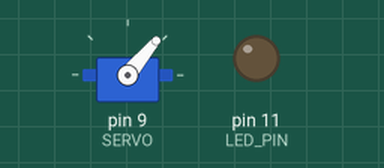
A sketch run on a simulated Arduino Uno, built with avr-gcc and run on an emulated ATmega328P. Shown: servo, output pins drawn as LEDs (lit = HIGH).

Above: at 0.15 s.
At 8.63 s:
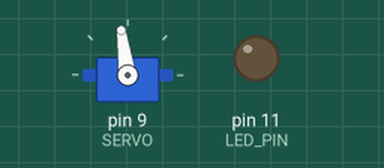
At 16.2 s:
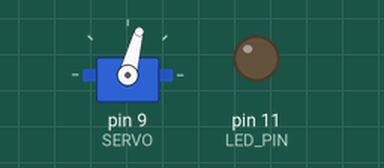
At 32.56 s:
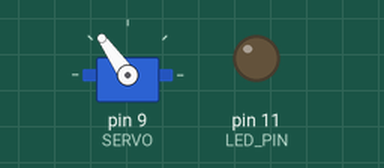
Timing chart, 0 to 32.6 s (numbered marks = the images above):
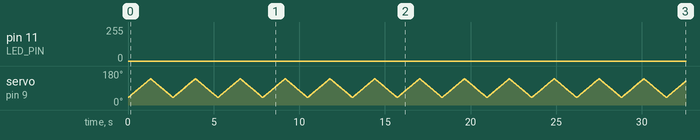

The sketch:

TEDDY.ino
```cpp
#include <Servo.h>

#define LED_PIN 11
Servo SERVO;
int servoPos;
void setup()
{
  SERVO.attach(9);
  pinMode(LED_PIN,OUTPUT);
}
void loop()
{
  for(int i = 0; i < 255; i++)
  {
    servoPos = map(i,0,255,40,140);
    analogWrite(LED_PIN,i);
    SERVO.write(servoPos);
    delay(5);
  }

  for(int k = 255; k > 0; k--)
  {
    servoPos = map(k,0,255,40,140);
    analogWrite(LED_PIN,k);
    SERVO.write(servoPos);
    delay(5);
  }

}
```
